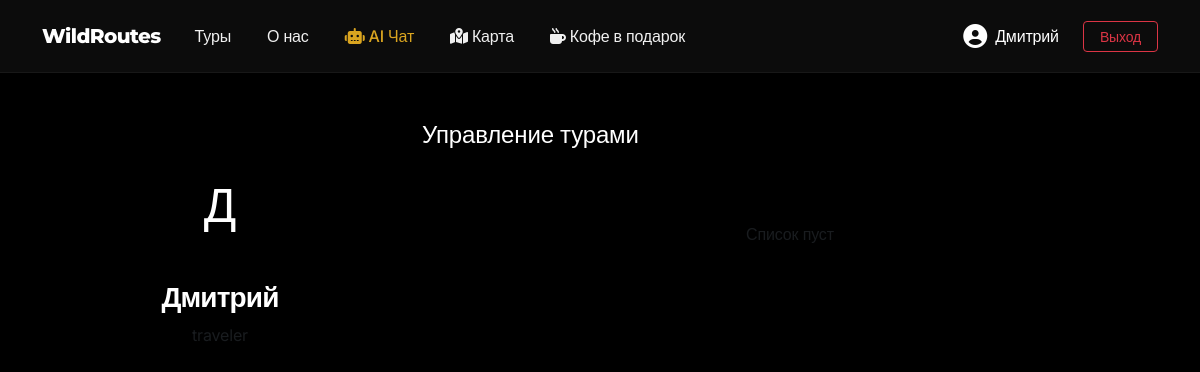
Screenshot of /profile (signed in) with the database file from the repository.
### data/users.py (models this page shows, shortened)
class User(SqlAlchemyBase, UserMixin):
    __tablename__ = 'users'
    id = sqlalchemy.Column(sqlalchemy.Integer, primary_key=True, autoincrement=True)
    name = sqlalchemy.Column(sqlalchemy.String, nullable=False)
    about = sqlalchemy.Column(sqlalchemy.Text, nullable=True)
    email = sqlalchemy.Column(sqlalchemy.String, index=True, unique=True, nullable=False)
    hashed_password = sqlalchemy.Column(sqlalchemy.String, nullable=False)
    created_date = sqlalchemy.Column(sqlalchemy.DateTime, default=datetime.datetime.now)
    role = sqlalchemy.Column(sqlalchemy.String, default='traveler')
    phone = sqlalchemy.Column(sqlalchemy.String, nullable=True)
    avatar_url = sqlalchemy.Column(sqlalchemy.String, nullable=True)
    tours = orm.relationship('Tour', back_populates='guide', cascade='all, delete-orphan')
    bookings = orm.relationship('Booking', back_populates='traveler', cascade='all, delete-orphan')

### main.py (the view, shortened to what this page needs)
@app.route("/profile", methods=["GET", "POST"])
@login_required
def profile():
    form = UserProfileForm()
    db_sess = db_session.create_session()
    user = db_sess.get(User, current_user.id)
    user = db_sess.query(User).options(joinedload(User.tours)).filter(User.id == current_user.id).first()
    if not user:
        abort(404)
    if request.method == "GET":
        form.name.data = user.name
        form.email.data = user.email
        form.about.data = user.about
        form.phone.data = user.phone
        form.role.data = user.role
        form.avatar_url.data = user.avatar_url
    return render_template("profile.html", form=form, user=user)

### data/db_session.py (called while the page is built)
def create_session() -> Session:
    global __factory
    return __factory()

### main.py (called while the page is built)
@login_manager.user_loader
def load_user(user_id):
    db_sess = db_session.create_session()
    user = db_sess.query(User).options(joinedload(User.tours)).get(user_id)
    return user

### templates/profile.html
{% extends "base.html" %}
{% block content %}
<div class="container py-5">
    <div class="row g-4">
        <div class="col-lg-4">
            <div class="profile-card text-center bg-panel p-4 rounded-4">
                {% if current_user.avatar_url %}
                <img src="{{ current_user.avatar_url }}" class="profile-avatar mb-3">
                {% else %}
                <div class="bg-accent text-white rounded-circle mx-auto mb-3 d-flex align-items-center justify-content-center" style="width:120px; height:120px; font-size: 3rem;">
                    {{ current_user.name[0].upper() }}
                </div>
                {% endif %}
                <h3 class="text-white">{{ current_user.name }}</h3>
                <p class="text-muted">{{ current_user.role }}</p>
            </div>
        </div>
        <div class="col-lg-8">
            <h4 class="mb-4 text-white">Управление турами</h4>
            <div class="row g-4"> {% for tour in current_user.tours %}
                <div class="col-md-6">
                    <div class="tour-card-modern h-100">
                        <div class="card-body-modern">
                            <h5 class="text-white">{{ tour.title }}</h5>
                            <p class="text-muted small">{{ tour.location }}</p>
                            <div class="d-flex justify-content-between align-items-center mt-3">
                                <span class="text-accent fw-bold">{{ tour.price }} ₽</span>
                                <a href="/tour/{{ tour.id }}" class="btn btn-outline-modern btn-sm">Просмотреть</a>
                            </div>
                        </div>
                    </div>
                </div>
                {% else %}
                <div class="col-12">
                    <div class="p-5 text-center bg-panel rounded-4">
                        <p class="text-muted">Список пуст</p>
                    </div>
                </div>
                {% endfor %}
            </div>
        </div>
    </div>
</div>
{% endblock %}

### templates/base.html (shortened to what this page needs)
<!doctype html>
<html lang="ru">
<head>
    <link href="https://cdn.jsdelivr.net/npm/bootstrap@5.3.0/dist/css/bootstrap.min.css" rel="stylesheet">
    <link rel="stylesheet" href="https://use.fontawesome.com/releases/v6.4.2/css/all.css">
    <link rel="stylesheet" href="{{ url_for('static', filename='css/styles.css') }}"/>
    <link rel="stylesheet" href="{{ url_for('static', filename='css/coffee.css') }}"/>
</head>
<body>
<nav class="navbar navbar-expand-lg navbar-dark navbar-modern">
    <div class="container">
        <a class="navbar-brand" href="/">Wild<span>Routes</span></a>
        <div class="collapse navbar-collapse" id="navbarContent">
            <ul class="navbar-nav me-auto mb-2 mb-lg-0">
                <li class="nav-item"><a class="nav-link" href="/">Туры</a></li>
                <li class="nav-item"><a class="nav-link" href="/about">О нас</a></li>
                <li class="nav-item"><a class="nav-link text-accent" href="/ai-chat"><i class="fas fa-robot me-1"></i>AI Чат</a></li>
                <li class="nav-item"><a class="nav-link" href="/map"><i class="fas fa-map-marked-alt me-1"></i>Карта</a></li>
                <li class="nav-item"><a class="nav-link" href="/coffee"><i class="fa-solid fa-mug-hot me-1"></i>Кофе в подарок</a></li>
            </ul>
            <div class="d-flex align-items-center">
                {% if current_user.is_authenticated %}
                    <a href="/profile" class="text-white text-decoration-none me-4 d-flex align-items-center">
                        <i class="fas fa-user-circle fa-xl me-2"></i>
                        <span>{{ current_user.name }}</span>
                    </a>
                <a href="/logout" class="btn btn-outline-danger btn-sm px-3">Выход</a>
                {% else %}
                    <a href="/login" class="btn btn-link text-white text-decoration-none me-3">Вход</a>
                    <a href="/register" class="btn btn-accent btn-modern">Регистрация</a>
                {% endif %}
            </div>
        </div>
    </div>
</nav>
<main class="content-wrapper">
    {% block content %}{% endblock %}
</main>
</body>
</html>

### static/css/styles.css (style rules this page uses)
:root { --bg-dark: #050505; --bg-panel: #111111; --accent: #FFBF00; --accent-ochre: #DAA520; --accent-glow: rgba(255, 191, 0, 0.2); --text-main: #f0f0f0; --text-muted: #bbbbbb; --glass: rgba(15, 15, 15, 0.85); --danger: #FF4444; --font-main: 'Inter', sans-serif; --font-heading: 'Montserrat', sans-serif; --transition: all 0.3s cubic-bezier(0.4, 0, 0.2, 1); }
body { background-color: var(--bg-dark); color: var(--text-main); font-family: var(--font-main); letter-spacing: -0.01em; overflow-x: hidden; }
h1, h2, h3, .navbar-brand { font-family: var(--font-heading); font-weight: 800; letter-spacing: -0.03em; }
.navbar-modern { background: var(--glass); backdrop-filter: blur(15px); -webkit-backdrop-filter: blur(15px); border-bottom: 1px solid rgba(255, 255, 255, 0.05); padding: 1rem 0; }
.nav-link { color: var(--text-main) !important; font-weight: 500; margin: 0 10px; transition: var(--transition); }
.text-accent { color: var(--accent-ochre) !important; }

### static/css/coffee.css (style rules this page uses)
body { background-color: #000; color: #fff; }

### rows the page displays
User: name "Дмитрий", name "Д", role "traveler"
